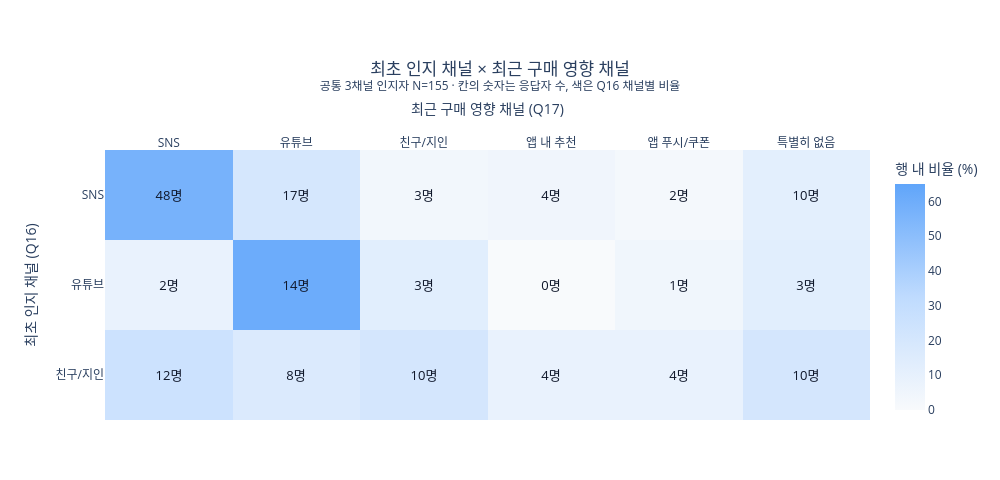

Source (notebook cell):
### Code cell
# H3 대상 155명의 인지 × 구매 영향 채널 교차표를 표시한다.
INF_FULL = ['SNS', '유튜브', '친구/지인', '앱 내 추천', '앱 푸시/쿠폰', '특별히 없음']
cross_di = (
    run('channel_cross')
    .pivot(index='discovery', columns='influence', values='n')
    .reindex(index=COMMON_CH, columns=INF_FULL)
    .fillna(0).astype(int)
)
assert cross_di.to_dict('index') == {
    'SNS': {'SNS':48, '유튜브':17, '친구/지인':3, '앱 내 추천':4, '앱 푸시/쿠폰':2, '특별히 없음':10},
    '유튜브': {'SNS':2, '유튜브':14, '친구/지인':3, '앱 내 추천':0, '앱 푸시/쿠폰':1, '특별히 없음':3},
    '친구/지인': {'SNS':12, '유튜브':8, '친구/지인':10, '앱 내 추천':4, '앱 푸시/쿠폰':4, '특별히 없음':10},
}
assert int(cross_di.to_numpy().sum()) == channel_n
assert cross_di.sum(axis=1).to_dict() == cross_match.sum(axis=1).to_dict()
assert all(int(cross_di.loc[ch, ch]) == int(cross_match.loc[ch, '일치']) for ch in COMMON_CH)

# 칸은 응답자 수, 색은 최초 인지 채널(Q16)별 행 비율이다.
cross_di_pct = (cross_di.div(cross_di.sum(axis=1), axis=0) * 100).round(1)
fig = go.Figure(go.Heatmap(
    z=cross_di_pct.to_numpy(), x=INF_FULL, y=COMMON_CH,
    text=[[f'{int(n)}명' for n in row] for row in cross_di.to_numpy()],
    texttemplate='%{text}', textfont=dict(size=13, color='#0F172A'),
    colorscale=[[0, '#F8FAFC'], [0.5, '#BFDBFE'], [1, '#60A5FA']],
    zmin=0, zmax=65, colorbar=dict(title='행 내 비율 (%)'),
    hovertemplate='Q16 %{y} → Q17 %{x}<br>%{text}<br>행 내 비율 %{z:.1f}%<extra></extra>',
))
fig.update_layout(
    title=dict(text=f'최초 인지 채널 × 최근 구매 영향 채널<br><sup>공통 3채널 인지자 N={channel_n} · 칸의 숫자는 응답자 수, 색은 Q16 채널별 비율</sup>', x=0.5),
    xaxis=dict(title='최근 구매 영향 채널 (Q17)', side='top'),
    yaxis=dict(title='최초 인지 채널 (Q16)', autorange='reversed'),
    plot_bgcolor='white', paper_bgcolor='white',
    height=480, width=1000, margin=dict(l=105, r=100, t=150, b=60),
)
fig.show()

### Figure 1 — Plotly figure (JSON) as saved in the notebook; plotly's stock layout.template omitted (floating-point values rounded to 4 significant figures)
{"data": [{"colorbar": {"title": {"text": "행 내 비율 (%)"}}, "colorscale": [[0, "#F8FAFC"], [0.5, "#BFDBFE"], [1, "#60A5FA"]], "hovertemplate": "Q16 %{y} → Q17 %{x}<br>%{text}<br>행 내 비율 %{z:.1f}%<extra></extra>", "text": [["48명", "17명", "3명", "4명", "2명", "10명"], ["2명", "14명", "3명", "0명", "1명", "3명"], ["12명", "8명", "10명", "4명", "4명", "10명"]], "textfont": {"color": "#0F172A", "size": 13}, "texttemplate": "%{text}", "type": "heatmap", "x": ["SNS", "유튜브", "친구/지인", "앱 내 추천", "앱 푸시/쿠폰", "특별히 없음"], "y": ["SNS", "유튜브", "친구/지인"], "z": [[57.1, 20.2, 3.6, 4.8, 2.4, 11.9], [8.7, 60.9, 13.0, 0.0, 4.3, 13.0], [25.0, 16.7, 20.8, 8.3, 8.3, 20.8]], "zmax": 65, "zmin": 0}], "layout": {"height": 480, "margin": {"b": 60, "l": 105, "r": 100, "t": 150}, "paper_bgcolor": "white", "plot_bgcolor": "white", "title": {"text": "최초 인지 채널 × 최근 구매 영향 채널<br><sup>공통 3채널 인지자 N=155 · 칸의 숫자는 응답자 수, 색은 Q16 채널별 비율</sup>", "x": 0.5}, "width": 1000, "xaxis": {"side": "top", "title": {"text": "최근 구매 영향 채널 (Q17)"}}, "yaxis": {"autorange": "reversed", "title": {"text": "최초 인지 채널 (Q16)"}}}}
